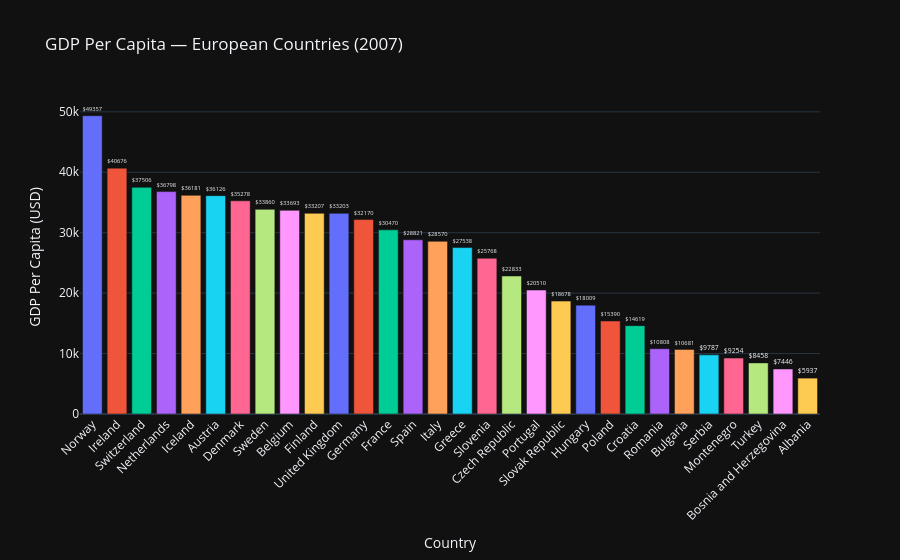

The notebook cell this image was saved under:
### Code cell
fig1 = plt.bar(
    europe_2007,
    x='country',
    y='gdpPercap',
    color='country',
    text='gdpPercap',
    orientation='v',
    title='GDP Per Capita — European Countries (2007)',
    labels={'gdpPercap': 'GDP Per Capita (USD)', 'country': 'Country'},
    template='plotly_dark',
)
 
fig1.update_traces(
    texttemplate='$%{text:.0f}',
    textposition='outside',
)
 
fig1.update_layout(
    xaxis_tickangle=-45,
    showlegend=False,
    bargap=0.2,
)
 
fig1.show()

### Figure 1 — Plotly figure (JSON) as saved in the notebook; plotly's stock layout.template omitted (floating-point values rounded to 4 significant figures)
{"data": [{"alignmentgroup": "True", "hovertemplate": "Country=%{x}<br>GDP Per Capita (USD)=%{text}<extra></extra>", "legendgroup": "Norway", "marker": {"color": "#636efa", "pattern": {"shape": ""}}, "name": "Norway", "offsetgroup": "Norway", "orientation": "v", "showlegend": true, "text": [49360.0], "textposition": "outside", "texttemplate": "$%{text:.0f}", "type": "bar", "x": ["Norway"], "xaxis": "x", "y": [49360.0], "yaxis": "y"}, {"alignmentgroup": "True", "hovertemplate": "Country=%{x}<br>GDP Per Capita (USD)=%{text}<extra></extra>", "legendgroup": "Ireland", "marker": {"color": "#EF553B", "pattern": {"shape": ""}}, "name": "Ireland", "offsetgroup": "Ireland", "orientation": "v", "showlegend": true, "text": [40680.0], "textposition": "outside", "texttemplate": "$%{text:.0f}", "type": "bar", "x": ["Ireland"], "xaxis": "x", "y": [40680.0], "yaxis": "y"}, {"alignmentgroup": "True", "hovertemplate": "Country=%{x}<br>GDP Per Capita (USD)=%{text}<extra></extra>", "legendgroup": "Switzerland", "marker": {"color": "#00cc96", "pattern": {"shape": ""}}, "name": "Switzerland", "offsetgroup": "Switzerland", "orientation": "v", "showlegend": true, "text": [37510.0], "textposition": "outside", "texttemplate": "$%{text:.0f}", "type": "bar", "x": ["Switzerland"], "xaxis": "x", "y": [37510.0], "yaxis": "y"}, {"alignmentgroup": "True", "hovertemplate": "Country=%{x}<br>GDP Per Capita (USD)=%{text}<extra></extra>", "legendgroup": "Netherlands", "marker": {"color": "#ab63fa", "pattern": {"shape": ""}}, "name": "Netherlands", "offsetgroup": "Netherlands", "orientation": "v", "showlegend": true, "text": [36800.0], "textposition": "outside", "texttemplate": "$%{text:.0f}", "type": "bar", "x": ["Netherlands"], "xaxis": "x", "y": [36800.0], "yaxis": "y"}, {"alignmentgroup": "True", "hovertemplate": "Country=%{x}<br>GDP Per Capita (USD)=%{text}<extra></extra>", "legendgroup": "Iceland", "marker": {"color": "#FFA15A", "pattern": {"shape": ""}}, "name": "Iceland", "offsetgroup": "Iceland", "orientation": "v", "showlegend": true, "text": [36180.0], "textposition": "outside", "texttemplate": "$%{text:.0f}", "type": "bar", "x": ["Iceland"], "xaxis": "x", "y": [36180.0], "yaxis": "y"}, {"alignmentgroup": "True", "hovertemplate": "Country=%{x}<br>GDP Per Capita (USD)=%{text}<extra></extra>", "legendgroup": "Austria", "marker": {"color": "#19d3f3", "pattern": {"shape": ""}}, "name": "Austria", "offsetgroup": "Austria", "orientation": "v", "showlegend": true, "text": [36130.0], "textposition": "outside", "texttemplate": "$%{text:.0f}", "type": "bar", "x": ["Austria"], "xaxis": "x", "y": [36130.0], "yaxis": "y"}, {"alignmentgroup": "True", "hovertemplate": "Country=%{x}<br>GDP Per Capita (USD)=%{text}<extra></extra>", "legendgroup": "Denmark", "marker": {"color": "#FF6692", "pattern": {"shape": ""}}, "name": "Denmark", "offsetgroup": "Denmark", "orientation": "v", "showlegend": true, "text": [35280.0], "textposition": "outside", "texttemplate": "$%{text:.0f}", "type": "bar", "x": ["Denmark"], "xaxis": "x", "y": [35280.0], "yaxis": "y"}, {"alignmentgroup": "True", "hovertemplate": "Country=%{x}<br>GDP Per Capita (USD)=%{text}<extra></extra>", "legendgroup": "Sweden", "marker": {"color": "#B6E880", "pattern": {"shape": ""}}, "name": "Sweden", "offsetgroup": "Sweden", "orientation": "v", "showlegend": true, "text": [33860.0], "textposition": "outside", "texttemplate": "$%{text:.0f}", "type": "bar", "x": ["Sweden"], "xaxis": "x", "y": [33860.0], "yaxis": "y"}, {"alignmentgroup": "True", "hovertemplate": "Country=%{x}<br>GDP Per Capita (USD)=%{text}<extra></extra>", "legendgroup": "Belgium", "marker": {"color": "#FF97FF", "pattern": {"shape": ""}}, "name": "Belgium", "offsetgroup": "Belgium", "orientation": "v", "showlegend": true, "text": [33690.0], "textposition": "outside", "texttemplate": "$%{text:.0f}", "type": "bar", "x": ["Belgium"], "xaxis": "x", "y": [33690.0], "yaxis": "y"}, {"alignmentgroup": "True", "hovertemplate": "Country=%{x}<br>GDP Per Capita (USD)=%{text}<extra></extra>", "legendgroup": "Finland", "marker": {"color": "#FECB52", "pattern": {"shape": ""}}, "name": "Finland", "offsetgroup": "Finland", "orientation": "v", "showlegend": true, "text": [33210.0], "textposition": "outside", "texttemplate": "$%{text:.0f}", "type": "bar", "x": ["Finland"], "xaxis": "x", "y": [33210.0], "yaxis": "y"}, {"alignmentgroup": "True", "hovertemplate": "Country=%{x}<br>GDP Per Capita (USD)=%{text}<extra></extra>", "legendgroup": "United Kingdom", "marker": {"color": "#636efa", "pattern": {"shape": ""}}, "name": "United Kingdom", "offsetgroup": "United Kingdom", "orientation": "v", "showlegend": true, "text": [33200.0], "textposition": "outside", "texttemplate": "$%{text:.0f}", "type": "bar", "x": ["United Kingdom"], "xaxis": "x", "y": [33200.0], "yaxis": "y"}, {"alignmentgroup": "True", "hovertemplate": "Country=%{x}<br>GDP Per Capita (USD)=%{text}<extra></extra>", "legendgroup": "Germany", "marker": {"color": "#EF553B", "pattern": {"shape": ""}}, "name": "Germany", "offsetgroup": "Germany", "orientation": "v", "showlegend": true, "text": [32170.0], "textposition": "outside", "texttemplate": "$%{text:.0f}", "type": "bar", "x": ["Germany"], "xaxis": "x", "y": [32170.0], "yaxis": "y"}, {"alignmentgroup": "True", "hovertemplate": "Country=%{x}<br>GDP Per Capita (USD)=%{text}<extra></extra>", "legendgroup": "France", "marker": {"color": "#00cc96", "pattern": {"shape": ""}}, "name": "France", "offsetgroup": "France", "orientation": "v", "showlegend": true, "text": [30470.0], "textposition": "outside", "texttemplate": "$%{text:.0f}", "type": "bar", "x": ["France"], "xaxis": "x", "y": [30470.0], "yaxis": "y"}, {"alignmentgroup": "True", "hovertemplate": "Country=%{x}<br>GDP Per Capita (USD)=%{text}<extra></extra>", "legendgroup": "Spain", "marker": {"color": "#ab63fa", "pattern": {"shape": ""}}, "name": "Spain", "offsetgroup": "Spain", "orientation": "v", "showlegend": true, "text": [28820.0], "textposition": "outside", "texttemplate": "$%{text:.0f}", "type": "bar", "x": ["Spain"], "xaxis": "x", "y": [28820.0], "yaxis": "y"}, {"alignmentgroup": "True", "hovertemplate": "Country=%{x}<br>GDP Per Capita (USD)=%{text}<extra></extra>", "legendgroup": "Italy", "marker": {"color": "#FFA15A", "pattern": {"shape": ""}}, "name": "Italy", "offsetgroup": "Italy", "orientation": "v", "showlegend": true, "text": [28570.0], "textposition": "outside", "texttemplate": "$%{text:.0f}", "type": "bar", "x": ["Italy"], "xaxis": "x", "y": [28570.0], "yaxis": "y"}, {"alignmentgroup": "True", "hovertemplate": "Country=%{x}<br>GDP Per Capita (USD)=%{text}<extra></extra>", "legendgroup": "Greece", "marker": {"color": "#19d3f3", "pattern": {"shape": ""}}, "name": "Greece", "offsetgroup": "Greece", "orientation": "v", "showlegend": true, "text": [27540.0], "textposition": "outside", "texttemplate": "$%{text:.0f}", "type": "bar", "x": ["Greece"], "xaxis": "x", "y": [27540.0], "yaxis": "y"}, {"alignmentgroup": "True", "hovertemplate": "Country=%{x}<br>GDP Per Capita (USD)=%{text}<extra></extra>", "legendgroup": "Slovenia", "marker": {"color": "#FF6692", "pattern": {"shape": ""}}, "name": "Slovenia", "offsetgroup": "Slovenia", "orientation": "v", "showlegend": true, "text": [25770.0], "textposition": "outside", "texttemplate": "$%{text:.0f}", "type": "bar", "x": ["Slovenia"], "xaxis": "x", "y": [25770.0], "yaxis": "y"}, {"alignmentgroup": "True", "hovertemplate": "Country=%{x}<br>GDP Per Capita (USD)=%{text}<extra></extra>", "legendgroup": "Czech Republic", "marker": {"color": "#B6E880", "pattern": {"shape": ""}}, "name": "Czech Republic", "offsetgroup": "Czech Republic", "orientation": "v", "showlegend": true, "text": [22830.0], "textposition": "outside", "texttemplate": "$%{text:.0f}", "type": "bar", "x": ["Czech Republic"], "xaxis": "x", "y": [22830.0], "yaxis": "y"}, {"alignmentgroup": "True", "hovertemplate": "Country=%{x}<br>GDP Per Capita (USD)=%{text}<extra></extra>", "legendgroup": "Portugal", "marker": {"color": "#FF97FF", "pattern": {"shape": ""}}, "name": "Portugal", "offsetgroup": "Portugal", "orientation": "v", "showlegend": true, "text": [20510.0], "textposition": "outside", "texttemplate": "$%{text:.0f}", "type": "bar", "x": ["Portugal"], "xaxis": "x", "y": [20510.0], "yaxis": "y"}, {"alignmentgroup": "True", "hovertemplate": "Country=%{x}<br>GDP Per Capita (USD)=%{text}<extra></extra>", "legendgroup": "Slovak Republic", "marker": {"color": "#FECB52", "pattern": {"shape": ""}}, "name": "Slovak Republic", "offsetgroup": "Slovak Republic", "orientation": "v", "showlegend": true, "text": [18680.0], "textposition": "outside", "texttemplate": "$%{text:.0f}", "type": "bar", "x": ["Slovak Republic"], "xaxis": "x", "y": [18680.0], "yaxis": "y"}, {"alignmentgroup": "True", "hovertemplate": "Country=%{x}<br>GDP Per Capita (USD)=%{text}<extra></extra>", "legendgroup": "Hungary", "marker": {"color": "#636efa", "pattern": {"shape": ""}}, "name": "Hungary", "offsetgroup": "Hungary", "orientation": "v", "showlegend": true, "text": [18010.0], "textposition": "outside", "texttemplate": "$%{text:.0f}", "type": "bar", "x": ["Hungary"], "xaxis": "x", "y": [18010.0], "yaxis": "y"}, {"alignmentgroup": "True", "hovertemplate": "Country=%{x}<br>GDP Per Capita (USD)=%{text}<extra></extra>", "legendgroup": "Poland", "marker": {"color": "#EF553B", "pattern": {"shape": ""}}, "name": "Poland", "offsetgroup": "Poland", "orientation": "v", "showlegend": true, "text": [15390.0], "textposition": "outside", "texttemplate": "$%{text:.0f}", "type": "bar", "x": ["Poland"], "xaxis": "x", "y": [15390.0], "yaxis": "y"}, {"alignmentgroup": "True", "hovertemplate": "Country=%{x}<br>GDP Per Capita (USD)=%{text}<extra></extra>", "legendgroup": "Croatia", "marker": {"color": "#00cc96", "pattern": {"shape": ""}}, "name": "Croatia", "offsetgroup": "Croatia", "orientation": "v", "showlegend": true, "text": [14620.0], "textposition": "outside", "texttemplate": "$%{text:.0f}", "type": "bar", "x": ["Croatia"], "xaxis": "x", "y": [14620.0], "yaxis": "y"}, {"alignmentgroup": "True", "hovertemplate": "Country=%{x}<br>GDP Per Capita (USD)=%{text}<extra></extra>", "legendgroup": "Romania", "marker": {"color": "#ab63fa", "pattern": {"shape": ""}}, "name": "Romania", "offsetgroup": "Romania", "orientation": "v", "showlegend": true, "text": [10810.0], "textposition": "outside", "texttemplate": "$%{text:.0f}", "type": "bar", "x": ["Romania"], "xaxis": "x", "y": [10810.0], "yaxis": "y"}, {"alignmentgroup": "True", "hovertemplate": "Country=%{x}<br>GDP Per Capita (USD)=%{text}<extra></extra>", "legendgroup": "Bulgaria", "marker": {"color": "#FFA15A", "pattern": {"shape": ""}}, "name": "Bulgaria", "offsetgroup": "Bulgaria", "orientation": "v", "showlegend": true, "text": [10680.0], "textposition": "outside", "texttemplate": "$%{text:.0f}", "type": "bar", "x": ["Bulgaria"], "xaxis": "x", "y": [10680.0], "yaxis": "y"}, {"alignmentgroup": "True", "hovertemplate": "Country=%{x}<br>GDP Per Capita (USD)=%{text}<extra></extra>", "legendgroup": "Serbia", "marker": {"color": "#19d3f3", "pattern": {"shape": ""}}, "name": "Serbia", "offsetgroup": "Serbia", "orientation": "v", "showlegend": true, "text": [9787.0], "textposition": "outside", "texttemplate": "$%{text:.0f}", "type": "bar", "x": ["Serbia"], "xaxis": "x", "y": [9787.0], "yaxis": "y"}, {"alignmentgroup": "True", "hovertemplate": "Country=%{x}<br>GDP Per Capita (USD)=%{text}<extra></extra>", "legendgroup": "Montenegro", "marker": {"color": "#FF6692", "pattern": {"shape": ""}}, "name": "Montenegro", "offsetgroup": "Montenegro", "orientation": "v", "showlegend": true, "text": [9254.0], "textposition": "outside", "texttemplate": "$%{text:.0f}", "type": "bar", "x": ["Montenegro"], "xaxis": "x", "y": [9254.0], "yaxis": "y"}, {"alignmentgroup": "True", "hovertemplate": "Country=%{x}<br>GDP Per Capita (USD)=%{text}<extra></extra>", "legendgroup": "Turkey", "marker": {"color": "#B6E880", "pattern": {"shape": ""}}, "name": "Turkey", "offsetgroup": "Turkey", "orientation": "v", "showlegend": true, "text": [8458.0], "textposition": "outside", "texttemplate": "$%{text:.0f}", "type": "bar", "x": ["Turkey"], "xaxis": "x", "y": [8458.0], "yaxis": "y"}, {"alignmentgroup": "True", "hovertemplate": "Country=%{x}<br>GDP Per Capita (USD)=%{text}<extra></extra>", "legendgroup": "Bosnia and Herzegovina", "marker": {"color": "#FF97FF", "pattern": {"shape": ""}}, "name": "Bosnia and Herzegovina", "offsetgroup": "Bosnia and Herzegovina", "orientation": "v", "showlegend": true, "text": [7446.0], "textposition": "outside", "texttemplate": "$%{text:.0f}", "type": "bar", "x": ["Bosnia and Herzegovina"], "xaxis": "x", "y": [7446.0], "yaxis": "y"}, {"alignmentgroup": "True", "hovertemplate": "Country=%{x}<br>GDP Per Capita (USD)=%{text}<extra></extra>", "legendgroup": "Albania", "marker": {"color": "#FECB52", "pattern": {"shape": ""}}, "name": "Albania", "offsetgroup": "Albania", "orientation": "v", "showlegend": true, "text": [5937.0], "textposition": "outside", "texttemplate": "$%{text:.0f}", "type": "bar", "x": ["Albania"], "xaxis": "x", "y": [5937.0], "yaxis": "y"}], "layout": {"autosize": true, "bargap": 0.2, "barmode": "relative", "legend": {"title": {"text": "Country"}, "tracegroupgap": 0}, "showlegend": false, "title": {"text": "GDP Per Capita — European Countries (2007)"}, "xaxis": {"anchor": "y", "autorange": true, "categoryarray": ["Norway", "Ireland", "Switzerland", "Netherlands", "Iceland", "Austria", "Denmark", "Sweden", "Belgium", "Finland", "United Kingdom", "Germany", "France", "Spain", "Italy", "Greece", "Slovenia", "Czech Republic", "Portugal", "Slovak Republic", "Hungary", "Poland", "Croatia", "Romania", "Bulgaria", "Serbia", "Montenegro", "Turkey", "Bosnia and Herzegovina", "Albania"], "categoryorder": "array", "domain": [0, 1], "range": [-0.5, 29.5], "tickangle": -45, "title": {"text": "Country"}, "type": "category"}, "yaxis": {"anchor": "x", "autorange": true, "domain": [0, 1], "range": [0, 51950.0], "title": {"text": "GDP Per Capita (USD)"}, "type": "linear"}}}
